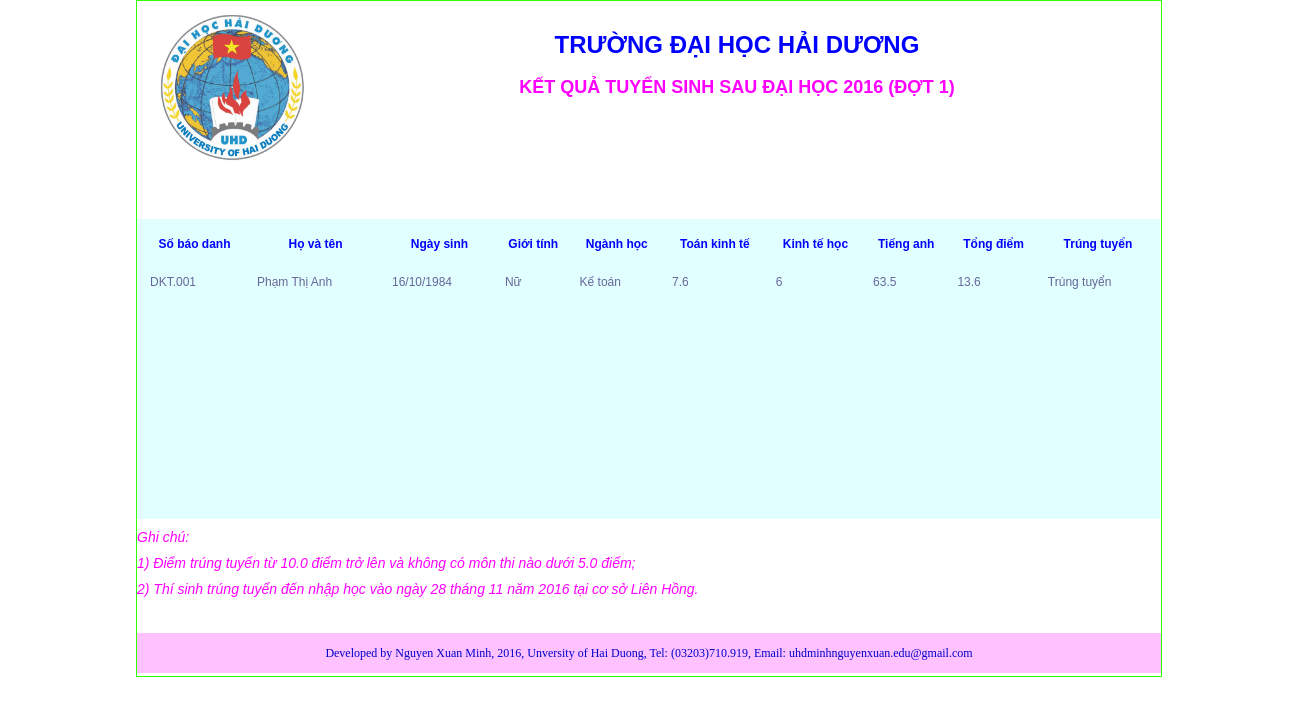
The app's page /result.php?cmt=142157289 with its own data.
### tables this page shows
CREATE TABLE `caohoc` (
  `sobaodanh` varchar(7) NOT NULL,
  `hovaten` varchar(100) NOT NULL,
  `ngaysinh` varchar(10) NOT NULL,
  `gioitinh` varchar(3) NOT NULL,
  `quequan` varchar(100) NOT NULL,
  `nganhduthi` varchar(100) NOT NULL,
  `toankinhte` varchar(4) NOT NULL,
  `kinhtehoc` varchar(4) NOT NULL,
  `tienganh` varchar(4) NOT NULL,
  `tongdiem` varchar(4) NOT NULL,
  `trungtuyen` varchar(100) NOT NULL,
  `cmt` varchar(15) NOT NULL,
  `trangthai` varchar(2) NOT NULL
);

### result.php (the view, shortened to what this page needs)
<html>
<!DOCTYPE html PUBLIC "-//W3C//DTD XHTML 1.0 Strict//EN" "http://www.w3.org/TR/xhtml1/DTD/xhtml1-strict.dtd">
<html xmlns="http://www.w3.org/1999/xhtml" xml:lang="en" lang="en">
<link rel="stylesheet" type="text/css" href="style.css" />
<head>
</head>
<body>
<div id="web_result">
	<div id="header">
    	<div id="logo"><img src="logo.jpg" height="150px" width="150px"></div>
        <div id="school">
        	<font face="Tahoma, Geneva, sans-serif" size="+2" color="#0000FF"><strong>TRƯỜNG ĐẠI HỌC HẢI DƯƠNG</strong></font><br><br>
       <font face="Tahoma, Geneva, sans-serif" size="+1" color="#FF00FF"><strong>KẾT QUẢ TUYỂN SINH SAU ĐẠI HỌC 2016 (ĐỢT 1)</strong></font>
        </div>
    </div>
<div id="wrapper">
<?php
	$connection = mysqli_connect("localhost","root","","uhd_kqts");
	mysqli_query($connection,"SET NAMES UTF8");
	if (isset($_POST['submit'])){
		$cmt = isset($_POST['cmt']) ? $_POST['cmt'] : '';
	}else{
		if(isset($_GET['cmt'])){
			$cmt = $_GET['cmt'];
		}
	}
	$display = 5;
	$trangthai = "HL";
	$start = (isset($_GET['start'])&&(int)$_GET['start']>=0)?$_GET['start']:0;
	$sql = "SELECT * FROM caohoc  WHERE cmt LIKE '%".$cmt."%' AND trangthai='".$trangthai."'LIMIT $start, $display";
	$result = mysqli_query($connection, $sql) or die("Can't select information!".mysqli_error($connection));
?>
<div id="center_result">
<table id="candiate_info">
<thead>
	<tr height="40">
		<th>Số báo danh</th>
		<th>Họ và tên</th>
		<th>Ngày sinh</th>
		<th>Giới tính</th>
		<th>Ngành học</th>
		<th>Toán kinh tế</th>
		<th>Kinh tế học</th>
		<th>Tiếng anh</th>
		<th>Tổng điểm</th>
        <th>Trúng tuyển</th>
	</tr>
</thead>
<?php
		while($row = mysqli_fetch_array($result, MYSQLI_ASSOC)){
			?>
				<tbody>
				<tr>
					<td><?php echo $row['sobaodanh'];?></td>
					<td><?php echo $row['hovaten'];?></td>
					<td> <?php echo $row['ngaysinh'];?></td>
					<td><?php echo $row['gioitinh'];?></td>
					<td><?php echo $row['nganhduthi'];?></td>
					<td><?php echo $row['toankinhte'];?></td>
					<td><?php echo $row['kinhtehoc'];?></td>
					<td><?php echo $row['tienganh'];?></td>
                    <td><?php echo $row['tongdiem'];?></td>
					<td><?php echo $row['trungtuyen'];?></td>
				</tr>
				</tbody>
		<?php
		}
	?>
	</table>
        </div>
        <div id="note">
        	<p>Ghi chú: </p>
            <p>1) Điểm trúng tuyển từ 10.0 điểm trở lên và không có môn thi nào dưới 5.0 điểm;</p>
            <p>2) Thí sinh trúng tuyển đến nhập học vào ngày 28 tháng 11 năm 2016 tại cơ sở Liên Hồng.</p>
        </div>
           <div id="footer_result">
    	Developed by Nguyen Xuan Minh, 2016, Unversity of Hai Duong, Tel: (03203)710.919, Email: uhdminhnguyenxuan.edu@gmail.com
</body>
</html>

### style.css (style rules this page uses)
* { padding:0px; margin:0px; }
#web_result { margin:auto; width:1024px; border:1px solid #33FF00; height:675px }
#header { width:1024px; height:80px; margin-top:10px; }
#logo { padding-left:20px; width:160px; height:160px; float:left; }
#school { padding:20px; width:800px; height:150px; float:left; text-align:center; }
#center_result { width:1023px; height:300px; margin-top:128px; background-color:#E1FFFF; }
#note { width:1000px; }
#note p { color:#F0F; font-size:14px; font-family:Tahoma, Geneva, sans-serif; margin-top:10px; }
#candiate_info { margin:0px auto; width:1024px; margin-bottom:15px; font-family:Tahoma, Geneva, sans-serif; font-size:12px; padding:3px; color:#00F; }
#footer_result { margin-top:36px; background-color:#FFC1FF; height:40px; width:1024px; text-align:center; line-height:40px; color:#0000CC; font-family:Tahoma; font-size:12px; }

### result.php (style rules this page uses)
#wrapper { width: 1200;margin: 20px auto; }
p { color:#F94677;font-style:italic }
th { padding: 10px 8px;border-bottom: 2px solid #6678b1; }
td { color: #669; padding: 9px 8px 0px 8px; margin:auto }

### records on screen
caohoc: sobaodanh "DKT.001", hovaten "Phạm Thị Anh", ngaysinh "16/10/1984", gioitinh "Nữ", nganhduthi "Kế toán", toankinhte "7.6", kinhtehoc "6", tienganh "63.5", tongdiem "13.6", trungtuyen "Trúng tuyển"
